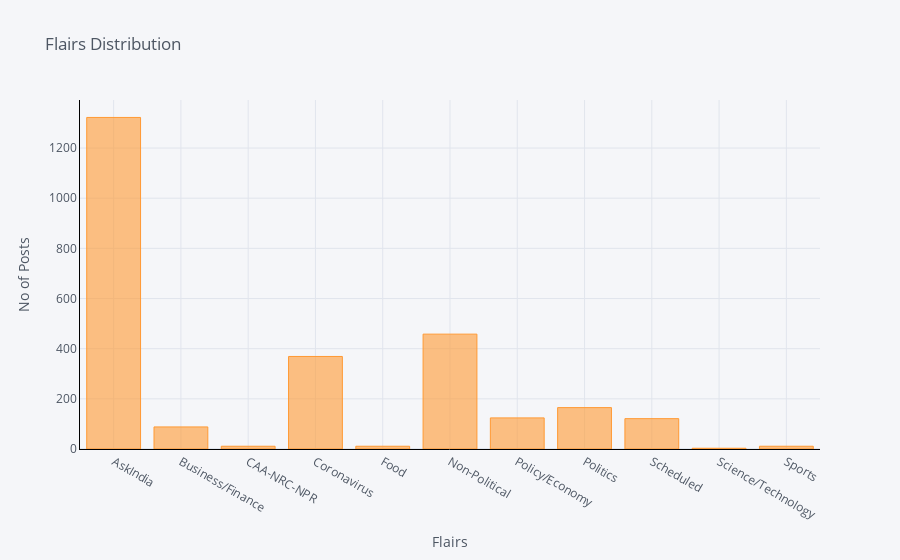

Source (notebook cell):
### Code cell
# Above Graph doen't appeal much let's use plotly
# Love Plotly
# We can interact with the graph in the jupyter itself
data_df.groupby('flair').count()['id'].iplot(kind='bar', yTitle='No of Posts', 
                                                    xTitle='Flairs',linecolor='black', title='Flairs Distribution')

### Figure 1 — Plotly figure (JSON) as saved in the notebook; plotly's stock layout.template omitted (floating-point values rounded to 4 significant figures)
{"data": [{"marker": {"color": "rgba(255, 153, 51, 0.6)", "line": {"color": "rgba(255, 153, 51, 1.0)", "width": 1}}, "name": "id", "orientation": "v", "text": "", "type": "bar", "x": ["AskIndia", "Business/Finance", "CAA-NRC-NPR", "Coronavirus", "Food", "Non-Political", "Policy/Economy", "Politics", "Scheduled", "Science/Technology", "Sports"], "y": [1322, 88, 11, 369, 11, 458, 124, 165, 121, 3, 11]}], "layout": {"legend": {"bgcolor": "#F5F6F9", "font": {"color": "#4D5663"}}, "paper_bgcolor": "#F5F6F9", "plot_bgcolor": "#F5F6F9", "title": {"font": {"color": "#4D5663"}, "text": "Flairs Distribution"}, "xaxis": {"gridcolor": "#E1E5ED", "linecolor": "black", "showgrid": true, "tickfont": {"color": "#4D5663"}, "title": {"font": {"color": "#4D5663"}, "text": "Flairs"}, "zerolinecolor": "#E1E5ED"}, "yaxis": {"gridcolor": "#E1E5ED", "linecolor": "black", "showgrid": true, "tickfont": {"color": "#4D5663"}, "title": {"font": {"color": "#4D5663"}, "text": "No of Posts"}, "zerolinecolor": "#E1E5ED"}}}
